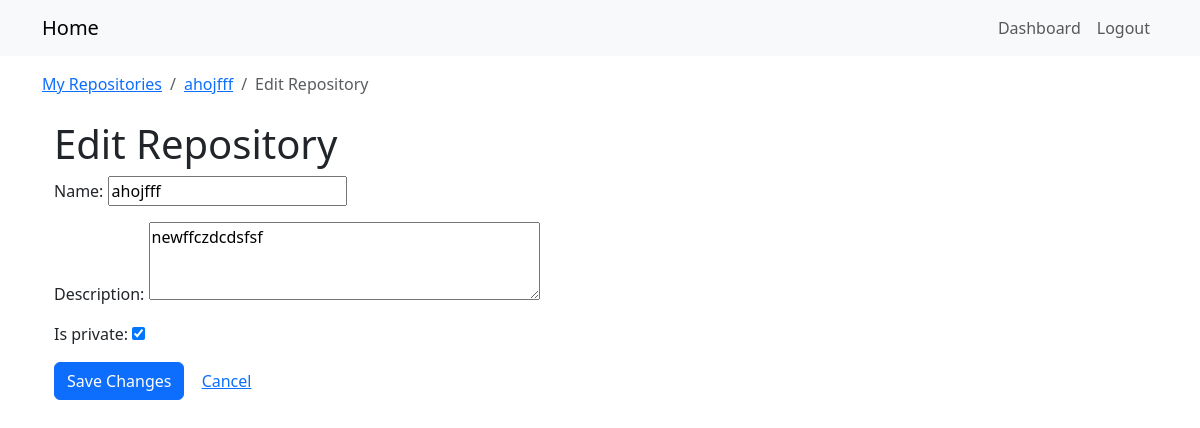
/repos/2/edit/ (signed in), run on the app's committed database.
### repos_app/models.py (models this page shows, shortened)
class Repository(models.Model):
    owner = models.ForeignKey(User, on_delete=models.CASCADE, related_name='repositories')
    name = models.CharField(max_length=120)
    description = models.TextField(blank=True)
    is_private = models.BooleanField(default=False)
    created_at = models.DateTimeField(auto_now_add=True)
    class Meta:
        unique_together = ('owner', 'name')

### repos_app/views.py (the view)
@login_required
def repo_update(request, pk):
    repo = get_object_or_404(Repository, pk=pk, owner=request.user)
    if request.method == 'POST':
        form = RepositoryForm(request.POST, instance=repo)
        if form.is_valid():
            form.save()
            return redirect( 'repos_app:repo_detail', pk=repo.pk)
    else:
        form = RepositoryForm(instance=repo)
    return render(request, 'repos_app/repo_form.html', {'form': form, 'repo': repo})

### repos_app/forms.py
class RepositoryForm(forms.ModelForm):
    class Meta:
        model = Repository
        fields = ['name', 'description', 'is_private']
        widgets = {
            'description': forms.Textarea(attrs={'rows': 3}),
        }

### templates/repos_app/repo_form.html (shortened to what this page needs)
{% extends "base.html" %}
{% block breadcrumbs %}
<nav aria-label="breadcrumb">
  <ol class="breadcrumb mb-0">
    <li class="breadcrumb-item">
      <a href="{% url 'repos_app:repo_list' %}">My Repositories</a>
    </li>
    {% if repo %}
      <li class="breadcrumb-item">
        <a href="{% url 'repos_app:repo_detail' pk=repo.pk %}">{{ repo.name }}</a>
      </li>
      <li class="breadcrumb-item active" aria-current="page">
        Edit Repository
      </li>
    {% else %}
      <li class="breadcrumb-item active" aria-current="page">
        New Repository
      </li>
    {% endif %}
  </ol>
</nav>
{% endblock %}
{% block content %}
<div class="container mt-4">
  <h1>
    {% if repo %}Edit Repository{% else %}New Repository{% endif %}
  </h1>
  <form method="post">
    {{ form.as_p }}
    <button type="submit" class="btn btn-primary">
      {% if repo %}Save Changes{% else %}Create Repository{% endif %}
    </button>
    <a class="btn btn-link" href="{% url 'repos_app:repo_list' %}">Cancel</a>
  </form>
</div>
{% endblock %}

### data on the page
Repository: name "ahojfff", description "newffczdcdsfsf", is_private "☑"
